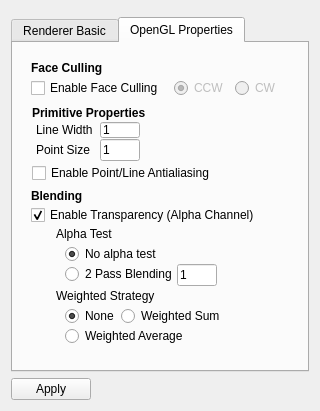
<?xml version="1.0" encoding="UTF-8"?>
<ui version="4.0">
 <class>MainConfiguration</class>
 <widget class="QWidget" name="MainConfiguration">
  <property name="geometry">
   <rect>
    <x>0</x>
    <y>0</y>
    <width>320</width>
    <height>399</height>
   </rect>
  </property>
  <property name="windowTitle">
   <string>Main Preferences</string>
  </property>
  <layout class="QVBoxLayout" name="verticalLayout">
   <item>
    <widget class="QWidget" name="widget" native="true">
     <property name="sizePolicy">
      <sizepolicy hsizetype="Maximum" vsizetype="Maximum">
       <horstretch>0</horstretch>
       <verstretch>0</verstretch>
      </sizepolicy>
     </property>
     <layout class="QVBoxLayout" name="verticalLayout_2">
      <property name="spacing">
       <number>0</number>
      </property>
      <property name="margin">
       <number>0</number>
      </property>
     </layout>
    </widget>
   </item>
   <item>
    <widget class="QTabWidget" name="tabWidget">
     <property name="currentIndex">
      <number>1</number>
     </property>
     <widget class="QWidget" name="tab_2">
      <attribute name="title">
       <string>Renderer Basic</string>
      </attribute>
      <layout class="QVBoxLayout" name="verticalLayout_8">
       <item>
        <widget class="QWidget" name="widget_4" native="true">
         <property name="sizePolicy">
          <sizepolicy hsizetype="Preferred" vsizetype="Fixed">
           <horstretch>0</horstretch>
           <verstretch>0</verstretch>
          </sizepolicy>
         </property>
         <layout class="QVBoxLayout" name="verticalLayout_3">
          <property name="spacing">
           <number>5</number>
          </property>
          <property name="margin">
           <number>0</number>
          </property>
          <item>
           <widget class="QLabel" name="label_8">
            <property name="sizePolicy">
             <sizepolicy hsizetype="Fixed" vsizetype="Fixed">
              <horstretch>0</horstretch>
              <verstretch>0</verstretch>
             </sizepolicy>
            </property>
            <property name="font">
             <font>
              <weight>75</weight>
              <bold>true</bold>
             </font>
            </property>
            <property name="text">
             <string>Background Color</string>
            </property>
           </widget>
          </item>
          <item>
           <widget class="QWidget" name="widget_5" native="true">
            <property name="sizePolicy">
             <sizepolicy hsizetype="Preferred" vsizetype="Fixed">
              <horstretch>0</horstretch>
              <verstretch>0</verstretch>
             </sizepolicy>
            </property>
            <layout class="QHBoxLayout" name="horizontalLayout_3">
             <property name="spacing">
              <number>0</number>
             </property>
             <property name="leftMargin">
              <number>10</number>
             </property>
             <property name="topMargin">
              <number>0</number>
             </property>
             <property name="rightMargin">
              <number>0</number>
             </property>
             <property name="bottomMargin">
              <number>0</number>
             </property>
             <item>
              <widget class="QLabel" name="label_9">
               <property name="minimumSize">
                <size>
                 <width>35</width>
                 <height>0</height>
                </size>
               </property>
               <property name="text">
                <string>Color </string>
               </property>
               <property name="alignment">
                <set>Qt::AlignLeading|Qt::AlignLeft|Qt::AlignVCenter</set>
               </property>
              </widget>
             </item>
             <item>
              <widget class="QWidget" name="widget_17" native="true">
               <layout class="QHBoxLayout" name="horizontalLayout_5">
                <property name="spacing">
                 <number>0</number>
                </property>
                <property name="margin">
                 <number>0</number>
                </property>
                <item>
                 <widget class="QLabel" name="label_21">
                  <property name="text">
                   <string>r</string>
                  </property>
                 </widget>
                </item>
                <item>
                 <widget class="QLineEdit" name="lineEdit_bg_r">
                  <property name="maximumSize">
                   <size>
                    <width>40</width>
                    <height>16777215</height>
                   </size>
                  </property>
                  <property name="text">
                   <string>0.7</string>
                  </property>
                 </widget>
                </item>
                <item>
                 <widget class="QLabel" name="label_22">
                  <property name="text">
                   <string>g</string>
                  </property>
                 </widget>
                </item>
                <item>
                 <widget class="QLineEdit" name="lineEdit_bg_g">
                  <property name="maximumSize">
                   <size>
                    <width>40</width>
                    <height>16777215</height>
                   </size>
                  </property>
                  <property name="text">
                   <string>0.7</string>
                  </property>
                 </widget>
                </item>
                <item>
                 <widget class="QLabel" name="label_23">
                  <property name="text">
                   <string>b</string>
                  </property>
                 </widget>
                </item>
                <item>
                 <widget class="QLineEdit" name="lineEdit_bg_b">
                  <property name="maximumSize">
                   <size>
                    <width>40</width>
                    <height>16777215</height>
                   </size>
                  </property>
                  <property name="text">
                   <string>1.0</string>
                  </property>
                 </widget>
                </item>
                <item>
                 <widget class="QLabel" name="label_24">
                  <property name="text">
                   <string>a</string>
                  </property>
                 </widget>
                </item>
                <item>
                 <widget class="QLineEdit" name="lineEdit_bg_a">
                  <property name="maximumSize">
                   <size>
                    <width>40</width>
                    <height>16777215</height>
                   </size>
                  </property>
                  <property name="text">
                   <string>1.0</string>
                  </property>
                 </widget>
                </item>
               </layout>
              </widget>
             </item>
            </layout>
           </widget>
          </item>
         </layout>
        </widget>
       </item>
       <item>
        <widget class="QWidget" name="widget_3" native="true">
         <property name="sizePolicy">
          <sizepolicy hsizetype="Preferred" vsizetype="Maximum">
           <horstretch>0</horstretch>
           <verstretch>0</verstretch>
          </sizepolicy>
         </property>
         <layout class="QGridLayout" name="gridLayout">
          <property name="horizontalSpacing">
           <number>3</number>
          </property>
          <property name="verticalSpacing">
           <number>0</number>
          </property>
          <property name="margin">
           <number>0</number>
          </property>
          <item row="0" column="0">
           <widget class="QLabel" name="label_2">
            <property name="font">
             <font>
              <weight>75</weight>
              <bold>true</bold>
             </font>
            </property>
            <property name="text">
             <string>Projection Mode</string>
            </property>
           </widget>
          </item>
          <item row="1" column="0" colspan="2">
           <widget class="QWidget" name="widget_18" native="true">
            <layout class="QFormLayout" name="formLayout_5">
             <property name="fieldGrowthPolicy">
              <enum>QFormLayout::AllNonFixedFieldsGrow</enum>
             </property>
             <item row="0" column="0">
              <widget class="QRadioButton" name="radioButton_use_ortho">
               <property name="text">
                <string>Ortho Projection</string>
               </property>
               <property name="checked">
                <bool>true</bool>
               </property>
              </widget>
             </item>
             <item row="1" column="0">
              <widget class="QRadioButton" name="radioButton_use_perspective">
               <property name="text">
                <string>Perspective</string>
               </property>
              </widget>
             </item>
             <item row="1" column="1">
              <widget class="QWidget" name="widget_19" native="true">
               <layout class="QHBoxLayout" name="horizontalLayout_6">
                <property name="spacing">
                 <number>0</number>
                </property>
                <property name="margin">
                 <number>0</number>
                </property>
                <item>
                 <widget class="QLabel" name="label_3">
                  <property name="text">
                   <string>Fov:</string>
                  </property>
                 </widget>
                </item>
                <item>
                 <widget class="QLineEdit" name="lineEdit_persp">
                  <property name="enabled">
                   <bool>false</bool>
                  </property>
                  <property name="maximumSize">
                   <size>
                    <width>40</width>
                    <height>16777215</height>
                   </size>
                  </property>
                  <property name="text">
                   <string>5.0</string>
                  </property>
                 </widget>
                </item>
               </layout>
              </widget>
             </item>
            </layout>
           </widget>
          </item>
         </layout>
        </widget>
       </item>
       <item>
        <widget class="QWidget" name="widget_10" native="true">
         <layout class="QVBoxLayout" name="verticalLayout_10">
          <property name="spacing">
           <number>0</number>
          </property>
          <property name="margin">
           <number>0</number>
          </property>
          <item>
           <widget class="QLabel" name="label_7">
            <property name="font">
             <font>
              <weight>75</weight>
              <bold>true</bold>
             </font>
            </property>
            <property name="text">
             <string>Frame Rate Display</string>
            </property>
           </widget>
          </item>
          <item>
           <widget class="QCheckBox" name="checkBox_display_framerate">
            <property name="text">
             <string>Display Frame Rate</string>
            </property>
            <property name="checked">
             <bool>true</bool>
            </property>
           </widget>
          </item>
          <item>
           <widget class="QWidget" name="widget_13" native="true">
            <layout class="QFormLayout" name="formLayout_4">
             <property name="leftMargin">
              <number>10</number>
             </property>
             <item row="2" column="0">
              <widget class="QLabel" name="label_14">
               <property name="text">
                <string>Font Color</string>
               </property>
              </widget>
             </item>
             <item row="3" column="0">
              <widget class="QLabel" name="label_13">
               <property name="text">
                <string>Font Box Color</string>
               </property>
              </widget>
             </item>
             <item row="1" column="0">
              <widget class="QLabel" name="label_10">
               <property name="text">
                <string>Font Point Size</string>
               </property>
              </widget>
             </item>
             <item row="2" column="1">
              <widget class="QWidget" name="widget_15" native="true">
               <layout class="QHBoxLayout" name="horizontalLayout_2">
                <property name="spacing">
                 <number>0</number>
                </property>
                <property name="margin">
                 <number>0</number>
                </property>
                <item>
                 <widget class="QLabel" name="label_15">
                  <property name="text">
                   <string>r</string>
                  </property>
                 </widget>
                </item>
                <item>
                 <widget class="QLineEdit" name="lineEdit_frate_r">
                  <property name="maximumSize">
                   <size>
                    <width>40</width>
                    <height>16777215</height>
                   </size>
                  </property>
                  <property name="text">
                   <string>1.0</string>
                  </property>
                 </widget>
                </item>
                <item>
                 <widget class="QLabel" name="label_16">
                  <property name="text">
                   <string>g</string>
                  </property>
                 </widget>
                </item>
                <item>
                 <widget class="QLineEdit" name="lineEdit_frate_g">
                  <property name="maximumSize">
                   <size>
                    <width>40</width>
                    <height>16777215</height>
                   </size>
                  </property>
                  <property name="text">
                   <string>1.0</string>
                  </property>
                 </widget>
                </item>
                <item>
                 <widget class="QLabel" name="label_17">
                  <property name="text">
                   <string>b</string>
                  </property>
                 </widget>
                </item>
                <item>
                 <widget class="QLineEdit" name="lineEdit_frate_b">
                  <property name="maximumSize">
                   <size>
                    <width>40</width>
                    <height>16777215</height>
                   </size>
                  </property>
                  <property name="text">
                   <string>0.0</string>
                  </property>
                 </widget>
                </item>
                <item>
                 <widget class="QLabel" name="label_11">
                  <property name="text">
                   <string>a</string>
                  </property>
                 </widget>
                </item>
                <item>
                 <widget class="QLineEdit" name="lineEdit_frate_a">
                  <property name="maximumSize">
                   <size>
                    <width>40</width>
                    <height>16777215</height>
                   </size>
                  </property>
                  <property name="text">
                   <string>1.0</string>
                  </property>
                 </widget>
                </item>
               </layout>
              </widget>
             </item>
             <item row="1" column="1">
              <widget class="QLineEdit" name="lineEdit_frameratefontsize">
               <property name="maximumSize">
                <size>
                 <width>40</width>
                 <height>16777215</height>
                </size>
               </property>
               <property name="text">
                <string>10</string>
               </property>
              </widget>
             </item>
             <item row="3" column="1">
              <widget class="QWidget" name="widget_16" native="true">
               <layout class="QHBoxLayout" name="horizontalLayout_4">
                <property name="spacing">
                 <number>0</number>
                </property>
                <property name="margin">
                 <number>0</number>
                </property>
                <item>
                 <widget class="QLabel" name="label_18">
                  <property name="text">
                   <string>r</string>
                  </property>
                 </widget>
                </item>
                <item>
                 <widget class="QLineEdit" name="lineEdit_fboxrate_r">
                  <property name="maximumSize">
                   <size>
                    <width>40</width>
                    <height>16777215</height>
                   </size>
                  </property>
                  <property name="text">
                   <string>0.0</string>
                  </property>
                 </widget>
                </item>
                <item>
                 <widget class="QLabel" name="label_19">
                  <property name="text">
                   <string>g</string>
                  </property>
                 </widget>
                </item>
                <item>
                 <widget class="QLineEdit" name="lineEdit_fboxrate_g">
                  <property name="maximumSize">
                   <size>
                    <width>40</width>
                    <height>16777215</height>
                   </size>
                  </property>
                  <property name="text">
                   <string>0.0</string>
                  </property>
                 </widget>
                </item>
                <item>
                 <widget class="QLabel" name="label_20">
                  <property name="text">
                   <string>b</string>
                  </property>
                 </widget>
                </item>
                <item>
                 <widget class="QLineEdit" name="lineEdit_fboxrate_b">
                  <property name="maximumSize">
                   <size>
                    <width>40</width>
                    <height>16777215</height>
                   </size>
                  </property>
                  <property name="text">
                   <string>0.0</string>
                  </property>
                 </widget>
                </item>
                <item>
                 <widget class="QLabel" name="label_12">
                  <property name="text">
                   <string>a</string>
                  </property>
                 </widget>
                </item>
                <item>
                 <widget class="QLineEdit" name="lineEdit_fboxrate_a">
                  <property name="maximumSize">
                   <size>
                    <width>40</width>
                    <height>16777215</height>
                   </size>
                  </property>
                  <property name="text">
                   <string>0.0</string>
                  </property>
                 </widget>
                </item>
               </layout>
              </widget>
             </item>
            </layout>
           </widget>
          </item>
         </layout>
        </widget>
       </item>
       <item>
        <widget class="QWidget" name="widget_14" native="true"/>
       </item>
      </layout>
     </widget>
     <widget class="QWidget" name="tab">
      <attribute name="title">
       <string>OpenGL Properties</string>
      </attribute>
      <layout class="QVBoxLayout" name="verticalLayout_6">
       <item>
        <widget class="QWidget" name="widget_8" native="true">
         <layout class="QVBoxLayout" name="verticalLayout_9">
          <item>
           <widget class="QWidget" name="widget_9" native="true">
            <property name="sizePolicy">
             <sizepolicy hsizetype="Preferred" vsizetype="Maximum">
              <horstretch>0</horstretch>
              <verstretch>0</verstretch>
             </sizepolicy>
            </property>
            <layout class="QFormLayout" name="formLayout_3">
             <property name="fieldGrowthPolicy">
              <enum>QFormLayout::AllNonFixedFieldsGrow</enum>
             </property>
             <property name="horizontalSpacing">
              <number>1</number>
             </property>
             <property name="verticalSpacing">
              <number>3</number>
             </property>
             <property name="margin">
              <number>0</number>
             </property>
             <item row="0" column="0">
              <widget class="QLabel" name="label_6">
               <property name="font">
                <font>
                 <weight>75</weight>
                 <bold>true</bold>
                </font>
               </property>
               <property name="text">
                <string>Face Culling</string>
               </property>
              </widget>
             </item>
             <item row="2" column="0">
              <widget class="QCheckBox" name="checkBox_enable_culling">
               <property name="text">
                <string>Enable Face Culling</string>
               </property>
              </widget>
             </item>
             <item row="2" column="1">
              <widget class="QWidget" name="widget_ccw_cw" native="true">
               <property name="enabled">
                <bool>false</bool>
               </property>
               <property name="sizePolicy">
                <sizepolicy hsizetype="Maximum" vsizetype="Maximum">
                 <horstretch>0</horstretch>
                 <verstretch>0</verstretch>
                </sizepolicy>
               </property>
               <layout class="QHBoxLayout" name="horizontalLayout">
                <property name="spacing">
                 <number>6</number>
                </property>
                <property name="topMargin">
                 <number>0</number>
                </property>
                <property name="rightMargin">
                 <number>6</number>
                </property>
                <property name="bottomMargin">
                 <number>0</number>
                </property>
                <item>
                 <widget class="QRadioButton" name="radioButton_ccw">
                  <property name="text">
                   <string>CCW</string>
                  </property>
                  <property name="checked">
                   <bool>true</bool>
                  </property>
                 </widget>
                </item>
                <item>
                 <widget class="QRadioButton" name="radioButton_cw">
                  <property name="text">
                   <string>CW</string>
                  </property>
                 </widget>
                </item>
               </layout>
              </widget>
             </item>
            </layout>
           </widget>
          </item>
          <item>
           <widget class="QWidget" name="widget_2" native="true">
            <property name="sizePolicy">
             <sizepolicy hsizetype="Preferred" vsizetype="Maximum">
              <horstretch>0</horstretch>
              <verstretch>0</verstretch>
             </sizepolicy>
            </property>
            <layout class="QVBoxLayout" name="verticalLayout_4">
             <property name="spacing">
              <number>2</number>
             </property>
             <property name="leftMargin">
              <number>1</number>
             </property>
             <property name="topMargin">
              <number>2</number>
             </property>
             <property name="rightMargin">
              <number>0</number>
             </property>
             <property name="bottomMargin">
              <number>0</number>
             </property>
             <item>
              <widget class="QLabel" name="label_4">
               <property name="font">
                <font>
                 <weight>75</weight>
                 <bold>true</bold>
                </font>
               </property>
               <property name="text">
                <string>Primitive Properties</string>
               </property>
              </widget>
             </item>
             <item>
              <widget class="QWidget" name="widget_6" native="true">
               <property name="sizePolicy">
                <sizepolicy hsizetype="Maximum" vsizetype="Maximum">
                 <horstretch>0</horstretch>
                 <verstretch>0</verstretch>
                </sizepolicy>
               </property>
               <layout class="QFormLayout" name="formLayout">
                <property name="horizontalSpacing">
                 <number>7</number>
                </property>
                <property name="verticalSpacing">
                 <number>1</number>
                </property>
                <property name="leftMargin">
                 <number>4</number>
                </property>
                <property name="topMargin">
                 <number>0</number>
                </property>
                <property name="rightMargin">
                 <number>0</number>
                </property>
                <property name="bottomMargin">
                 <number>0</number>
                </property>
                <item row="0" column="0">
                 <widget class="QLabel" name="label">
                  <property name="toolTip">
                   <string>Line Width for OpenGl Primitives: Line_Strip</string>
                  </property>
                  <property name="text">
                   <string>Line Width</string>
                  </property>
                 </widget>
                </item>
                <item row="0" column="1">
                 <widget class="QLineEdit" name="lineEdit_line_width">
                  <property name="sizePolicy">
                   <sizepolicy hsizetype="Expanding" vsizetype="Fixed">
                    <horstretch>0</horstretch>
                    <verstretch>0</verstretch>
                   </sizepolicy>
                  </property>
                  <property name="minimumSize">
                   <size>
                    <width>0</width>
                    <height>1</height>
                   </size>
                  </property>
                  <property name="maximumSize">
                   <size>
                    <width>40</width>
                    <height>16777215</height>
                   </size>
                  </property>
                  <property name="text">
                   <string>1</string>
                  </property>
                 </widget>
                </item>
                <item row="1" column="0">
                 <widget class="QLabel" name="label_5">
                  <property name="text">
                   <string>Point Size</string>
                  </property>
                 </widget>
                </item>
                <item row="1" column="1">
                 <widget class="QLineEdit" name="lineEdit_point_size">
                  <property name="minimumSize">
                   <size>
                    <width>0</width>
                    <height>0</height>
                   </size>
                  </property>
                  <property name="maximumSize">
                   <size>
                    <width>40</width>
                    <height>16777215</height>
                   </size>
                  </property>
                  <property name="text">
                   <string>1</string>
                  </property>
                 </widget>
                </item>
               </layout>
              </widget>
             </item>
             <item>
              <widget class="QCheckBox" name="checkBox_line_antialiasing">
               <property name="text">
                <string>Enable Point/Line Antialiasing</string>
               </property>
              </widget>
             </item>
            </layout>
           </widget>
          </item>
          <item>
           <widget class="QWidget" name="widget_7" native="true">
            <property name="sizePolicy">
             <sizepolicy hsizetype="Preferred" vsizetype="Maximum">
              <horstretch>0</horstretch>
              <verstretch>0</verstretch>
             </sizepolicy>
            </property>
            <layout class="QVBoxLayout" name="verticalLayout_5">
             <property name="spacing">
              <number>2</number>
             </property>
             <property name="margin">
              <number>0</number>
             </property>
             <item>
              <widget class="QLabel" name="label_27">
               <property name="font">
                <font>
                 <weight>75</weight>
                 <bold>true</bold>
                </font>
               </property>
               <property name="text">
                <string>Blending</string>
               </property>
              </widget>
             </item>
             <item>
              <widget class="QCheckBox" name="checkBox_enable_transparency">
               <property name="text">
                <string>Enable Transparency (Alpha Channel)</string>
               </property>
               <property name="checked">
                <bool>true</bool>
               </property>
              </widget>
             </item>
             <item>
              <widget class="QWidget" name="widget__transp_pas" native="true">
               <property name="sizePolicy">
                <sizepolicy hsizetype="Maximum" vsizetype="Maximum">
                 <horstretch>0</horstretch>
                 <verstretch>0</verstretch>
                </sizepolicy>
               </property>
               <layout class="QVBoxLayout" name="verticalLayout_7">
                <property name="spacing">
                 <number>3</number>
                </property>
                <property name="leftMargin">
                 <number>25</number>
                </property>
                <property name="topMargin">
                 <number>0</number>
                </property>
                <property name="rightMargin">
                 <number>0</number>
                </property>
                <property name="bottomMargin">
                 <number>0</number>
                </property>
                <item>
                 <widget class="QLabel" name="label_25">
                  <property name="text">
                   <string>Alpha Test</string>
                  </property>
                 </widget>
                </item>
                <item>
                 <widget class="QWidget" name="widget_20" native="true">
                  <layout class="QFormLayout" name="formLayout_2">
                   <property name="horizontalSpacing">
                    <number>0</number>
                   </property>
                   <property name="verticalSpacing">
                    <number>0</number>
                   </property>
                   <property name="topMargin">
                    <number>0</number>
                   </property>
                   <property name="rightMargin">
                    <number>0</number>
                   </property>
                   <property name="bottomMargin">
                    <number>0</number>
                   </property>
                   <item row="0" column="0">
                    <widget class="QRadioButton" name="radioButton_normal_blending">
                     <property name="text">
                      <string>No alpha test</string>
                     </property>
                     <property name="checked">
                      <bool>true</bool>
                     </property>
                    </widget>
                   </item>
                   <item row="1" column="0">
                    <widget class="QRadioButton" name="radioButton_2_pass_blend">
                     <property name="text">
                      <string>2 Pass Blending</string>
                     </property>
                    </widget>
                   </item>
                   <item row="1" column="1">
                    <widget class="QLineEdit" name="lineEdit_alphaTest">
                     <property name="maximumSize">
                      <size>
                       <width>40</width>
                       <height>16777215</height>
                      </size>
                     </property>
                     <property name="text">
                      <string>1</string>
                     </property>
                    </widget>
                   </item>
                  </layout>
                 </widget>
                </item>
                <item>
                 <widget class="QLabel" name="label_26">
                  <property name="text">
                   <string>Weighted Strategy</string>
                  </property>
                 </widget>
                </item>
                <item>
                 <widget class="QWidget" name="widget__weighted" native="true">
                  <layout class="QFormLayout" name="formLayout_6">
                   <property name="fieldGrowthPolicy">
                    <enum>QFormLayout::AllNonFixedFieldsGrow</enum>
                   </property>
                   <property name="horizontalSpacing">
                    <number>2</number>
                   </property>
                   <property name="verticalSpacing">
                    <number>0</number>
                   </property>
                   <property name="leftMargin">
                    <number>9</number>
                   </property>
                   <property name="topMargin">
                    <number>0</number>
                   </property>
                   <property name="rightMargin">
                    <number>0</number>
                   </property>
                   <property name="bottomMargin">
                    <number>0</number>
                   </property>
                   <item row="0" column="0">
                    <widget class="QRadioButton" name="radioButton_no_weighted">
                     <property name="text">
                      <string>None</string>
                     </property>
                     <property name="checked">
                      <bool>true</bool>
                     </property>
                    </widget>
                   </item>
                   <item row="0" column="1">
                    <widget class="QRadioButton" name="radioButton_weighted_sum">
                     <property name="text">
                      <string>Weighted Sum</string>
                     </property>
                    </widget>
                   </item>
                   <item row="2" column="0" colspan="2">
                    <widget class="QRadioButton" name="radioButton_weighted_average">
                     <property name="text">
                      <string>Weighted Average</string>
                     </property>
                    </widget>
                   </item>
                  </layout>
                 </widget>
                </item>
               </layout>
              </widget>
             </item>
            </layout>
           </widget>
          </item>
          <item>
           <widget class="QWidget" name="widget_11" native="true">
            <zorder>widget__weighted</zorder>
           </widget>
          </item>
         </layout>
        </widget>
       </item>
      </layout>
     </widget>
    </widget>
   </item>
   <item>
    <widget class="QPushButton" name="pushButton_apply">
     <property name="sizePolicy">
      <sizepolicy hsizetype="Maximum" vsizetype="Fixed">
       <horstretch>0</horstretch>
       <verstretch>0</verstretch>
      </sizepolicy>
     </property>
     <property name="text">
      <string>Apply</string>
     </property>
    </widget>
   </item>
  </layout>
 </widget>
 <resources/>
 <connections>
  <connection>
   <sender>checkBox_enable_culling</sender>
   <signal>toggled(bool)</signal>
   <receiver>widget_ccw_cw</receiver>
   <slot>setEnabled(bool)</slot>
   <hints>
    <hint type="sourcelabel">
     <x>74</x>
     <y>26</y>
    </hint>
    <hint type="destinationlabel">
     <x>73</x>
     <y>58</y>
    </hint>
   </hints>
  </connection>
  <connection>
   <sender>radioButton_use_perspective</sender>
   <signal>toggled(bool)</signal>
   <receiver>lineEdit_persp</receiver>
   <slot>setEnabled(bool)</slot>
   <hints>
    <hint type="sourcelabel">
     <x>59</x>
     <y>246</y>
    </hint>
    <hint type="destinationlabel">
     <x>162</x>
     <y>246</y>
    </hint>
   </hints>
  </connection>
  <connection>
   <sender>checkBox_enable_transparency</sender>
   <signal>toggled(bool)</signal>
   <receiver>widget__transp_pas</receiver>
   <slot>setEnabled(bool)</slot>
   <hints>
    <hint type="sourcelabel">
     <x>110</x>
     <y>195</y>
    </hint>
    <hint type="destinationlabel">
     <x>97</x>
     <y>214</y>
    </hint>
   </hints>
  </connection>
 </connections>
</ui>
